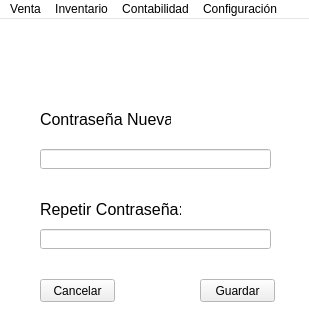
<?xml version="1.0" encoding="UTF-8"?>
<ui version="4.0">
 <class>Cambiar</class>
 <widget class="QMainWindow" name="Cambiar">
  <property name="geometry">
   <rect>
    <x>0</x>
    <y>0</y>
    <width>309</width>
    <height>329</height>
   </rect>
  </property>
  <property name="palette">
   <palette>
    <active>
     <colorrole role="Base">
      <brush brushstyle="SolidPattern">
       <color alpha="255">
        <red>255</red>
        <green>255</green>
        <blue>255</blue>
       </color>
      </brush>
     </colorrole>
     <colorrole role="Window">
      <brush brushstyle="SolidPattern">
       <color alpha="255">
        <red>255</red>
        <green>255</green>
        <blue>255</blue>
       </color>
      </brush>
     </colorrole>
    </active>
    <inactive>
     <colorrole role="Base">
      <brush brushstyle="SolidPattern">
       <color alpha="255">
        <red>255</red>
        <green>255</green>
        <blue>255</blue>
       </color>
      </brush>
     </colorrole>
     <colorrole role="Window">
      <brush brushstyle="SolidPattern">
       <color alpha="255">
        <red>255</red>
        <green>255</green>
        <blue>255</blue>
       </color>
      </brush>
     </colorrole>
    </inactive>
    <disabled>
     <colorrole role="Base">
      <brush brushstyle="SolidPattern">
       <color alpha="255">
        <red>255</red>
        <green>255</green>
        <blue>255</blue>
       </color>
      </brush>
     </colorrole>
     <colorrole role="Window">
      <brush brushstyle="SolidPattern">
       <color alpha="255">
        <red>255</red>
        <green>255</green>
        <blue>255</blue>
       </color>
      </brush>
     </colorrole>
    </disabled>
   </palette>
  </property>
  <property name="windowTitle">
   <string>Cambiar Contraseña</string>
  </property>
  <property name="windowIcon">
   <iconset resource="resource.qrc">
    <normaloff>:/new/prefix2/icono.png</normaloff>:/new/prefix2/icono.png</iconset>
  </property>
  <widget class="QWidget" name="centralwidget">
   <widget class="QLabel" name="label_14">
    <property name="geometry">
     <rect>
      <x>60</x>
      <y>20</y>
      <width>181</width>
      <height>51</height>
     </rect>
    </property>
    <property name="text">
     <string/>
    </property>
    <property name="pixmap">
     <pixmap resource="resource.qrc">:/new/prefix1/hicell.png</pixmap>
    </property>
    <property name="scaledContents">
     <bool>true</bool>
    </property>
   </widget>
   <widget class="QLabel" name="label">
    <property name="geometry">
     <rect>
      <x>40</x>
      <y>90</y>
      <width>131</width>
      <height>21</height>
     </rect>
    </property>
    <property name="font">
     <font>
      <pointsize>12</pointsize>
     </font>
    </property>
    <property name="text">
     <string>Contraseña Nueva</string>
    </property>
   </widget>
   <widget class="QPushButton" name="pushButton_guardar">
    <property name="geometry">
     <rect>
      <x>200</x>
      <y>260</y>
      <width>75</width>
      <height>23</height>
     </rect>
    </property>
    <property name="text">
     <string>Guardar</string>
    </property>
   </widget>
   <widget class="QLineEdit" name="lineEdit_2">
    <property name="geometry">
     <rect>
      <x>40</x>
      <y>210</y>
      <width>231</width>
      <height>20</height>
     </rect>
    </property>
    <property name="echoMode">
     <enum>QLineEdit::Password</enum>
    </property>
   </widget>
   <widget class="QLineEdit" name="lineEdit_cUuario">
    <property name="geometry">
     <rect>
      <x>40</x>
      <y>130</y>
      <width>231</width>
      <height>20</height>
     </rect>
    </property>
    <property name="echoMode">
     <enum>QLineEdit::Password</enum>
    </property>
   </widget>
   <widget class="QLabel" name="label_cClave">
    <property name="geometry">
     <rect>
      <x>40</x>
      <y>180</y>
      <width>141</width>
      <height>21</height>
     </rect>
    </property>
    <property name="font">
     <font>
      <pointsize>12</pointsize>
     </font>
    </property>
    <property name="text">
     <string>Repetir Contraseña:</string>
    </property>
   </widget>
   <widget class="QPushButton" name="pushButton_cancelar">
    <property name="geometry">
     <rect>
      <x>40</x>
      <y>260</y>
      <width>75</width>
      <height>23</height>
     </rect>
    </property>
    <property name="text">
     <string>Cancelar</string>
    </property>
   </widget>
  </widget>
  <widget class="QMenuBar" name="menubar">
   <property name="geometry">
    <rect>
     <x>0</x>
     <y>0</y>
     <width>309</width>
     <height>21</height>
    </rect>
   </property>
   <widget class="QMenu" name="menuVenta">
    <property name="title">
     <string>Venta</string>
    </property>
    <addaction name="actionVenta"/>
    <addaction name="actionDetalle"/>
   </widget>
   <widget class="QMenu" name="menuInventario">
    <property name="title">
     <string>Inventario</string>
    </property>
    <addaction name="actionInventario"/>
    <addaction name="actionActualizar"/>
   </widget>
   <widget class="QMenu" name="menuContabilidad">
    <property name="title">
     <string>Contabilidad</string>
    </property>
    <addaction name="actionContabilidad"/>
    <addaction name="actionEgresos"/>
   </widget>
   <widget class="QMenu" name="menuConfiguraci_n">
    <property name="title">
     <string>Configuración</string>
    </property>
    <addaction name="actionCambio"/>
   </widget>
   <addaction name="menuVenta"/>
   <addaction name="menuInventario"/>
   <addaction name="menuContabilidad"/>
   <addaction name="menuConfiguraci_n"/>
  </widget>
  <action name="actionVenta">
   <property name="enabled">
    <bool>true</bool>
   </property>
   <property name="text">
    <string>Crear</string>
   </property>
  </action>
  <action name="actionActualizar">
   <property name="text">
    <string>Actualizar</string>
   </property>
  </action>
  <action name="actionContabilidad">
   <property name="text">
    <string>Visualizar</string>
   </property>
  </action>
  <action name="actionEgresos">
   <property name="text">
    <string>Agregar Egresos</string>
   </property>
  </action>
  <action name="actionInventario">
   <property name="text">
    <string>Visualizar</string>
   </property>
  </action>
  <action name="actionDetalle">
   <property name="text">
    <string>Modificar</string>
   </property>
  </action>
  <action name="actionCambio">
   <property name="enabled">
    <bool>false</bool>
   </property>
   <property name="text">
    <string>Cambio de Contraseña</string>
   </property>
  </action>
 </widget>
 <resources>
  <include location="resource.qrc"/>
 </resources>
 <connections/>
</ui>
